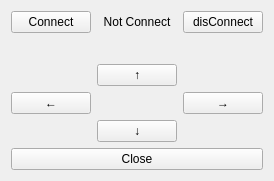
<?xml version="1.0" encoding="UTF-8"?>
<ui version="4.0">
 <class>TestClientClass</class>
 <widget class="QMainWindow" name="TestClientClass">
  <property name="geometry">
   <rect>
    <x>0</x>
    <y>0</y>
    <width>259</width>
    <height>181</height>
   </rect>
  </property>
  <property name="windowTitle">
   <string>TestClient</string>
  </property>
  <widget class="QWidget" name="centralWidget">
   <layout class="QGridLayout" name="gridLayout_3">
    <item row="0" column="0">
     <layout class="QVBoxLayout" name="verticalLayout" stretch="0,0,1">
      <item>
       <layout class="QGridLayout" name="gridLayout_2">
        <item row="0" column="0">
         <widget class="QPushButton" name="pushButton_Connect">
          <property name="text">
           <string>Connect</string>
          </property>
         </widget>
        </item>
        <item row="0" column="1">
         <widget class="QLabel" name="label">
          <property name="text">
           <string>Not Connect</string>
          </property>
          <property name="alignment">
           <set>Qt::AlignCenter</set>
          </property>
         </widget>
        </item>
        <item row="0" column="2">
         <widget class="QPushButton" name="pushButton_disConnect">
          <property name="text">
           <string>disConnect</string>
          </property>
         </widget>
        </item>
       </layout>
      </item>
      <item>
       <spacer name="verticalSpacer">
        <property name="orientation">
         <enum>Qt::Vertical</enum>
        </property>
        <property name="sizeHint" stdset="0">
         <size>
          <width>20</width>
          <height>1</height>
         </size>
        </property>
       </spacer>
      </item>
      <item>
       <layout class="QGridLayout" name="gridLayout">
        <item row="0" column="1">
         <widget class="QPushButton" name="pushButton_up">
          <property name="text">
           <string>↑</string>
          </property>
         </widget>
        </item>
        <item row="1" column="0">
         <widget class="QPushButton" name="pushButton_left">
          <property name="text">
           <string>←</string>
          </property>
         </widget>
        </item>
        <item row="1" column="2">
         <widget class="QPushButton" name="pushButton_right">
          <property name="text">
           <string>→</string>
          </property>
         </widget>
        </item>
        <item row="2" column="1">
         <widget class="QPushButton" name="pushButton_down">
          <property name="text">
           <string>↓</string>
          </property>
         </widget>
        </item>
       </layout>
      </item>
     </layout>
    </item>
    <item row="1" column="0">
     <widget class="QPushButton" name="pushButton_close">
      <property name="text">
       <string>Close</string>
      </property>
     </widget>
    </item>
   </layout>
  </widget>
 </widget>
 <layoutdefault spacing="6" margin="11"/>
 <resources>
  <include location="TestClient.qrc"/>
 </resources>
 <connections/>
</ui>
